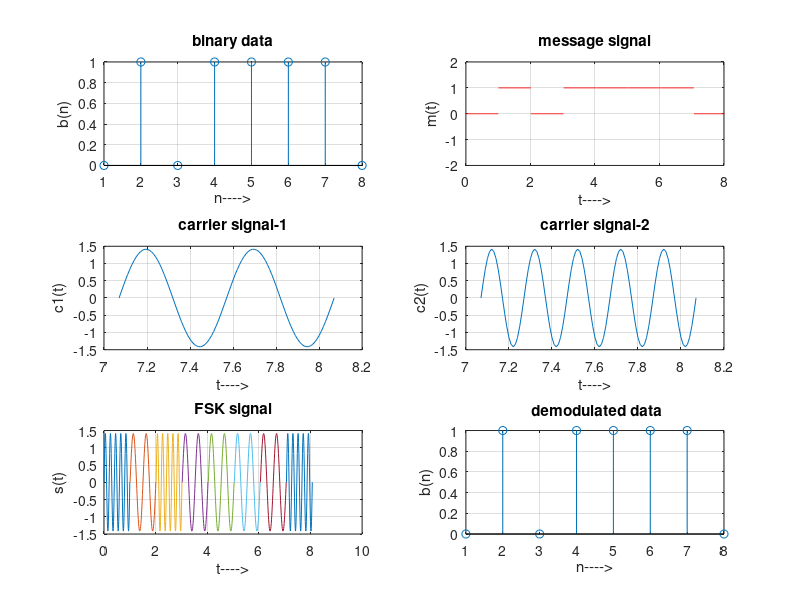

The MATLAB source for this figure:
% FSK Modulation
clc;
close all;
Tb=1; fc1=2;fc2=5;
t=0:(Tb/100):Tb;
c1=sqrt(2/Tb)*sin(2*pi*fc1*t);
c2=sqrt(2/Tb)*sin(2*pi*fc2*t);
N=8;
m=rand(1,N);
t1=0;t2=Tb
for i=1:N
 t=[t1:(Tb/100):t2]
 if m(i)>0.5
  m(i)=1;
  m_s=ones(1,length(t));
  invm_s=zeros(1,length(t));
 else
  m(i)=0;
  m_s=zeros(1,length(t));
  invm_s=ones(1,length(t));
 end
 message(i,:)=m_s;
 fsk_sig1(i,:)=c1.*m_s;
 fsk_sig2(i,:)=c2.*invm_s;
 fsk=fsk_sig1+fsk_sig2;
 subplot(3,2,2);axis([0 N -2 2]);
 plot(t,message(i,:),'r');
 title('message signal');
 xlabel('t---->');
 ylabel('m(t)');
 grid on;
 hold on;
 subplot(3,2,5);
 plot(t,fsk(i,:));
 title('FSK signal');
 xlabel('t---->');
 ylabel('s(t)');
 grid on;
 hold on;
 t1=t1+(Tb+.01);
 t2=t2+(Tb+.01);
end
hold off
subplot(3,2,1);
stem(m);
title('binary data');
xlabel('n---->');
ylabel('b(n)');
grid on;
subplot(3,2,3);
plot(t,c1);
title('carrier signal-1');
xlabel('t---->');
ylabel('c1(t)');
grid on;
subplot(3,2,4);
plot(t,c2);
title('carrier signal-2');
xlabel('t---->');
ylabel('c2(t)');
grid on;
 
% FSK Demodulation
t1=0;t2=Tb
for i=1:N
 t=[t1:(Tb/100):t2]
 x1=sum(c1.*fsk_sig1(i,:));
 x2=sum(c2.*fsk_sig2(i,:));
 x=x1-x2;
 if x>0
  demod(i)=1;
 else
  demod(i)=0;
 end
 t1=t1+(Tb+.01);
 t2=t2+(Tb+.01);
end
subplot(3,2,6);
stem(demod);
title(' demodulated data');
xlabel('n---->');
ylabel('b(n)'); 
grid on;

